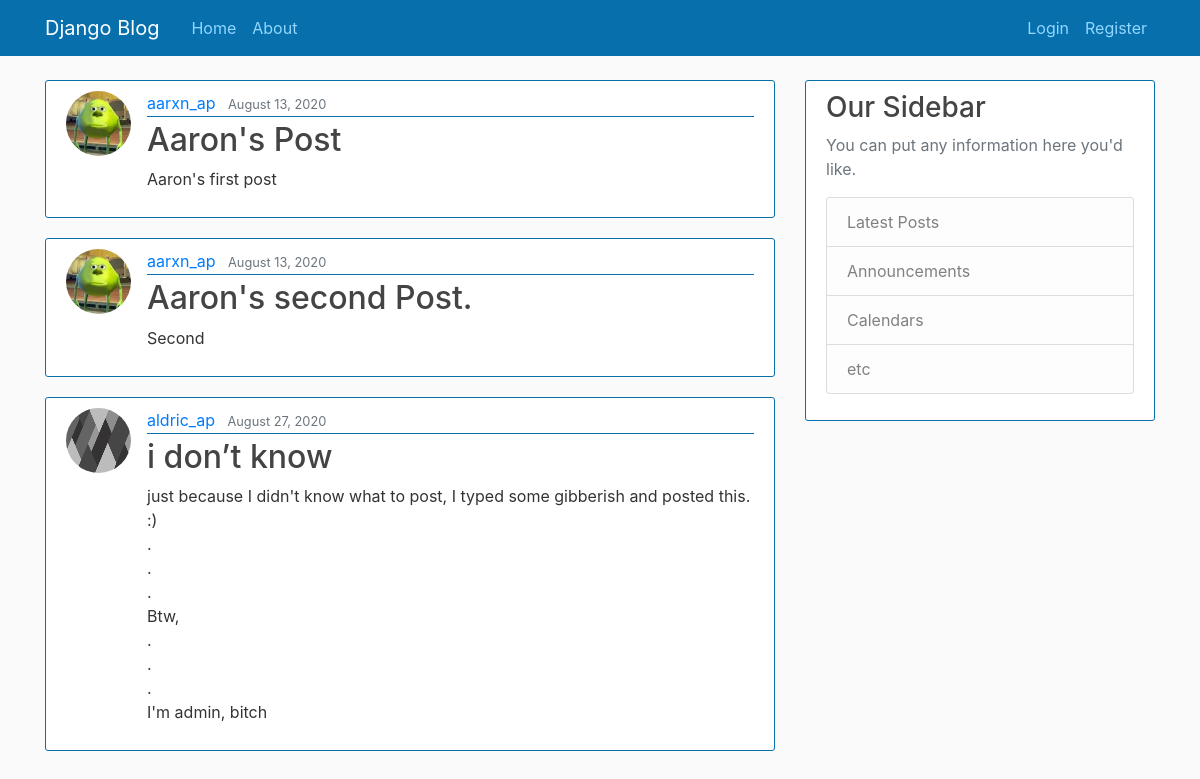
The page / on the database its author committed.
### blog/models.py (models this page shows, shortened)
class Post(models.Model):  # creating the following attributes.
    title = models.CharField(max_length=100)
    content = models.TextField()
    date_posted = models.DateTimeField(default=timezone.now)
    author = models.ForeignKey(User, on_delete=models.CASCADE, null=True)

### users/models.py (models this page shows, shortened)
class Profile(models.Model):
    user = models.OneToOneField(User, on_delete=models.CASCADE)
    image = models.ImageField(default='default.jpg', upload_to='profile_pics')

### blog/views.py (the view)
# urls.py: 2. Add a URL to urlpatterns:  path('', views.home, name='home')
def home(request):
    context = {
        'posts': Post.objects.all()
    }
    return render(request, 'blog/home.html', context)

### blog/templates/blog/home.html
{%extends "blog/base.html"%} {%block content%}
{% for post in posts %}
<article class="media content-section">
  <img
    class="rounded-circle article-img"
    src="{{post.author.profile.image.url}}"
  />
  <div class="media-body">
    <div class="article-metadata">
      <a class="mr-2" href="#">{{ post.author }}</a>
      <small class="text-muted">{{ post.date_posted|date:"F d, Y" }}</small>
    </div>
    <h2><a class="article-title" href="#">{{ post.title }}</a></h2>
    <p class="article-content">{{ post.content }}</p>
  </div>
</article>
{% endfor %} {% endblock content%}

### blog/templates/blog/base.html (shortened to what this page needs)
{%load static%}
<!DOCTYPE html>
<html lang="en">
  <head>
    <link
      rel="stylesheet"
      href="https://stackpath.bootstrapcdn.com/bootstrap/4.3.1/css/bootstrap.min.css"
    />
     <link rel="stylesheet" type="text/css" href="{%static 'blog/main.css'%}">
  </head>
  <body>
    <header class="site-header">
      <nav class="navbar navbar-expand-md navbar-dark bg-steel fixed-top">
        <div class="container">
          <a class="navbar-brand mr-4" href="{% url 'blog-home'%}">Django Blog</a>
          <div class="collapse navbar-collapse" id="navbarToggle">
            <div class="navbar-nav mr-auto">
              <a class="nav-item nav-link" href="{% url 'blog-home'%}">Home</a>
              <a class="nav-item nav-link" href="{% url 'blog-about'%}">About</a>
            </div>
            <div class="navbar-nav">
              {% if user.is_authenticated %}
              <a class="nav-item nav-link" href="{%url 'profile'%}">Profile</a>
              <a class="nav-item nav-link" href="{%url 'logout'%}">Logout</a>
              {%else%}
              <a class="nav-item nav-link" href="{%url 'login'%}">Login</a>
              <a class="nav-item nav-link" href="{%url 'register'%}">Register</a>
              {%endif%}
            </div>
          </div>
        </div>
      </nav>
    </header>
    <main role="main" class="container">
        <div class="row">
          <div class="col-md-8">
            {% block content %}{% endblock %}
          </div>
          <div class="col-md-4">
            <div class="content-section">
              <h3>Our Sidebar</h3>
              <p class='text-muted'>You can put any information here you'd like.
                <ul class="list-group">
                  <li class="list-group-item list-group-item-light">Latest Posts</li>
                  <li class="list-group-item list-group-item-light">Announcements</li>
                  <li class="list-group-item list-group-item-light">Calendars</li>
                  <li class="list-group-item list-group-item-light">etc</li>
                </ul>
              </p>
            </div>
          </div>
        </div>
      </main>
  </body>
</html>

### blog/static/blog/main.css (style rules this page uses)
body { background: #fafafa; color: #333333; margin-top: 5rem; }
h1, h2, h3, h4, h5, h6 { color: #444444; }
ul { margin: 0; }
.bg-steel { background-color: #066fac; }
.site-header .navbar-nav .nav-link { color: #91d7ff; }
.content-section { background: #ffffff; padding: 10px 20px; border: 1px solid #066fac; border-radius: 3px; margin-bottom: 20px; }
.article-title { color: #444444; }
.article-content { white-space: pre-line; }
.article-img { height: 65px; width: 65px; margin-right: 16px; }
.article-metadata { padding-bottom: 1px; margin-bottom: 4px; border-bottom: 1px solid #066fac; }

### rows shown on the page
Post: author.profile.image (placeholder picture), author "aarxn_ap", date_posted "August 13, 2020", title "Aaron's Post", content "Aaron's first post"
Post: author.profile.image (placeholder picture), author "aarxn_ap", date_posted "August 13, 2020", title "Aaron's second Post.", content "Second"
Post: author.profile.image (picture), author "aldric_ap", date_posted "August 27, 2020", title "i don’t know", content "just because I didn't know what to post, I typed some gibberish and posted this. :) . . . Btw, . . . I'm admin, bitch"
